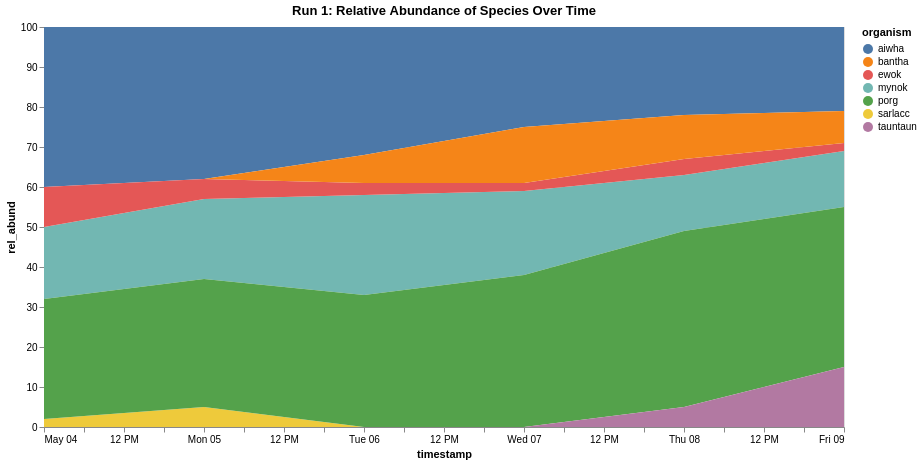

Here is the notebook cell this chart was saved with:
### Markdown cell above
## Area chart

### Code cell
alt.Chart(df1).mark_area().encode(
    x = 'timestamp:T',
    y = 'rel_abund:Q',
    color = 'organism:N',
    #color = 'species_group:N',aaa
    #detail='organism:N',
    tooltip=['organism:N', 'species_group:N', 'rel_abund:Q', 'timestamp:O', 'run_id:N','site:N','sample_id:N']
).properties(
    title = 'Run 1: Relative Abundance of Species Over Time',
    width = 800,
    height = 400
).interactive()

### Figure 1 — Vega-Lite specification as saved in the notebook (floating-point values rounded to 4 significant figures)
{"config": {"view": {"continuousWidth": 300, "continuousHeight": 300}}, "data": {"name": "data-baa9581b6e67233f365a2ec4776f1c9d"}, "mark": {"type": "area"}, "encoding": {"color": {"field": "organism", "type": "nominal"}, "tooltip": [{"field": "organism", "type": "nominal"}, {"field": "species_group", "type": "nominal"}, {"field": "rel_abund", "type": "quantitative"}, {"field": "timestamp", "type": "ordinal"}, {"field": "run_id", "type": "nominal"}, {"field": "site", "type": "nominal"}, {"field": "sample_id", "type": "nominal"}], "x": {"field": "timestamp", "type": "temporal"}, "y": {"field": "rel_abund", "type": "quantitative"}}, "height": 400, "params": [{"name": "param_4", "select": {"type": "interval", "encodings": ["x", "y"]}, "bind": "scales"}], "title": "Run 1: Relative Abundance of Species Over Time", "width": 800, "$schema": "https://vega.github.io/schema/vega-lite/v5.20.1.json", "datasets": {"data-baa9581b6e67233f365a2ec4776f1c9d": [{"site": "Takodana", "reactor": "R2D2", "run_id": 1, "sample_id": 100, "timestamp": "4-May-25", "rel_abund": 2, "organism": "sarlacc", "species_group": "wiggly"}, {"site": "Takodana", "reactor": "R2D2", "run_id": 1, "sample_id": 100, "timestamp": "4-May-25", "rel_abund": 18, "organism": "mynok", "species_group": "flapper"}, {"site": "Takodana", "reactor": "R2D2", "run_id": 1, "sample_id": 100, "timestamp": "4-May-25", "rel_abund": 40, "organism": "aiwha", "species_group": "flapper"}, {"site": "Takodana", "reactor": "R2D2", "run_id": 1, "sample_id": 100, "timestamp": "4-May-25", "rel_abund": 30, "organism": "porg", "species_group": "flapper"}, {"site": "Takodana", "reactor": "R2D2", "run_id": 1, "sample_id": 100, "timestamp": "4-May-25", "rel_abund": 10, "organism": "ewok", "species_group": "pawsly"}, {"site": "Takodana", "reactor": "R2D2", "run_id": 1, "sample_id": 101, "timestamp": "5-May-25", "rel_abund": 5, "organism": "sarlacc", "species_group": "wiggly"}, {"site": "Takodana", "reactor": "R2D2", "run_id": 1, "sample_id": 101, "timestamp": "5-May-25", "rel_abund": 20, "organism": "mynok", "species_group": "flapper"}, {"site": "Takodana", "reactor": "R2D2", "run_id": 1, "sample_id": 101, "timestamp": "5-May-25", "rel_abund": 38, "organism": "aiwha", "species_group": "flapper"}, {"site": "Takodana", "reactor": "R2D2", "run_id": 1, "sample_id": 101, "timestamp": "5-May-25", "rel_abund": 32, "organism": "porg", "species_group": "flapper"}, {"site": "Takodana", "reactor": "R2D2", "run_id": 1, "sample_id": 101, "timestamp": "5-May-25", "rel_abund": 5, "organism": "ewok", "species_group": "pawsly"}, {"site": "Takodana", "reactor": "R2D2", "run_id": 1, "sample_id": 102, "timestamp": "6-May-25", "rel_abund": 25, "organism": "mynok", "species_group": "flapper"}, {"site": "Takodana", "reactor": "R2D2", "run_id": 1, "sample_id": 102, "timestamp": "6-May-25", "rel_abund": 32, "organism": "aiwha", "species_group": "flapper"}, {"site": "Takodana", "reactor": "R2D2", "run_id": 1, "sample_id": 102, "timestamp": "6-May-25", "rel_abund": 33, "organism": "porg", "species_group": "flapper"}, {"site": "Takodana", "reactor": "R2D2", "run_id": 1, "sample_id": 102, "timestamp": "6-May-25", "rel_abund": 3, "organism": "ewok", "species_group": "pawsly"}, {"site": "Takodana", "reactor": "R2D2", "run_id": 1, "sample_id": 102, "timestamp": "6-May-25", "rel_abund": 7, "organism": "bantha", "species_group": "hoofed"}, {"site": "Takodana", "reactor": "R2D2", "run_id": 1, "sample_id": 103, "timestamp": "7-May-25", "rel_abund": 21, "organism": "mynok", "species_group": "flapper"}, {"site": "Takodana", "reactor": "R2D2", "run_id": 1, "sample_id": 103, "timestamp": "7-May-25", "rel_abund": 25, "organism": "aiwha", "species_group": "flapper"}, {"site": "Takodana", "reactor": "R2D2", "run_id": 1, "sample_id": 103, "timestamp": "7-May-25", "rel_abund": 38, "organism": "porg", "species_group": "flapper"}, {"site": "Takodana", "reactor": "R2D2", "run_id": 1, "sample_id": 103, "timestamp": "7-May-25", "rel_abund": 2, "organism": "ewok", "species_group": "pawsly"}, {"site": "Takodana", "reactor": "R2D2", "run_id": 1, "sample_id": 103, "timestamp": "7-May-25", "rel_abund": 14, "organism": "bantha", "species_group": "hoofed"}, {"site": "Takodana", "reactor": "R2D2", "run_id": 1, "sample_id": 104, "timestamp": "8-May-25", "rel_abund": 14, "organism": "mynok", "species_group": "flapper"}, {"site": "Takodana", "reactor": "R2D2", "run_id": 1, "sample_id": 104, "timestamp": "8-May-25", "rel_abund": 22, "organism": "aiwha", "species_group": "flapper"}, {"site": "Takodana", "reactor": "R2D2", "run_id": 1, "sample_id": 104, "timestamp": "8-May-25", "rel_abund": 44, "organism": "porg", "species_group": "flapper"}, {"site": "Takodana", "reactor": "R2D2", "run_id": 1, "sample_id": 104, "timestamp": "8-May-25", "rel_abund": 4, "organism": "ewok", "species_group": "pawsly"}, {"site": "Takodana", "reactor": "R2D2", "run_id": 1, "sample_id": 104, "timestamp": "8-May-25", "rel_abund": 11, "organism": "bantha", "species_group": "hoofed"}, {"site": "Takodana", "reactor": "R2D2", "run_id": 1, "sample_id": 104, "timestamp": "8-May-25", "rel_abund": 5, "organism": "tauntaun", "species_group": "clawful"}, {"site": "Takodana", "reactor": "R2D2", "run_id": 1, "sample_id": 105, "timestamp": "9-May-25", "rel_abund": 14, "organism": "mynok", "species_group": "flapper"}, {"site": "Takodana", "reactor": "R2D2", "run_id": 1, "sample_id": 105, "timestamp": "9-May-25", "rel_abund": 21, "organism": "aiwha", "species_group": "flapper"}, {"site": "Takodana", "reactor": "R2D2", "run_id": 1, "sample_id": 105, "timestamp": "9-May-25", "rel_abund": 40, "organism": "porg", "species_group": "flapper"}, {"site": "Takodana", "reactor": "R2D2", "run_id": 1, "sample_id": 105, "timestamp": "9-May-25", "rel_abund": 2, "organism": "ewok", "species_group": "pawsly"}, {"site": "Takodana", "reactor": "R2D2", "run_id": 1, "sample_id": 105, "timestamp": "9-May-25", "rel_abund": 8, "organism": "bantha", "species_group": "hoofed"}, {"site": "Takodana", "reactor": "R2D2", "run_id": 1, "sample_id": 105, "timestamp": "9-May-25", "rel_abund": 15, "organism": "tauntaun", "species_group": "clawful"}]}}
